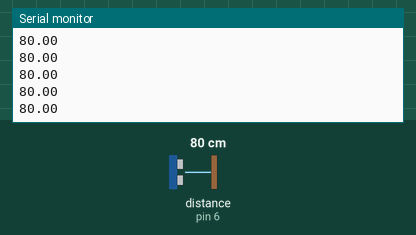
Bench run of a sketch on a simulated Arduino Uno, built with avr-gcc and run on an emulated ATmega328P. Parts: the last lines printed to the serial monitor. The test bench sets the inputs (shaded band); at power-on: distance to the obstacle (sensor on pin 6) 80 cm. The echo pulse lasts 58.3 µs per cm.

Above: at 1.2 s.
1.3 s: distance to the obstacle (sensor on pin 6) set to 2 cm
At 1.38 s:
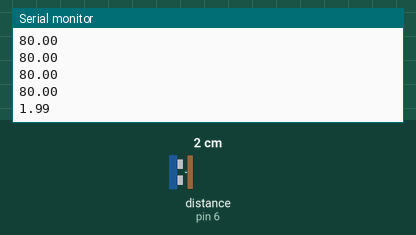
2.8 s: distance to the obstacle (sensor on pin 6) set to 4 cm
At 2.8 s:
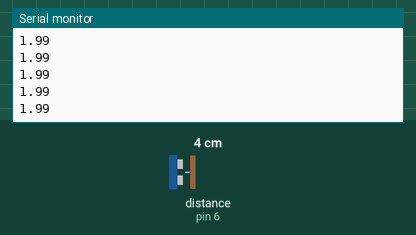
Timing chart, 0 to 5.8 s (numbered marks = the images above; inputs shaded):
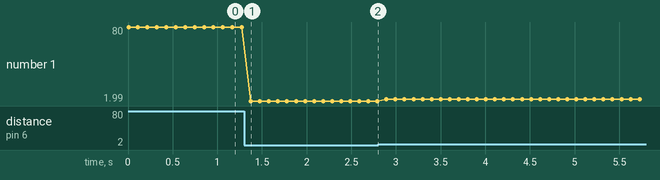

The sketch:

Ultrassom.ino
```cpp
#include <Ultrasonic.h>

#define pino_trigger 5
#define pino_echo 6
Ultrasonic ultrasonic(pino_trigger, pino_echo);

//Ultrasonic ultrassom2(10,11);

void setup() {
  Serial.begin(9600);
}

void loop() {
  //long distancia1 = ultrassom1.Ranging(CM);
  //long distancia2 = ultrassom2.Ranging(CM);
  float cmMsec1;
  long microsec = ultrasonic.timing();
  cmMsec1 = ultrasonic.convert(microsec, Ultrasonic::CM);

  Serial.println(cmMsec1);
  //Serial.println(distancia2);
  delay(100);
}
```

Measured:
- after the input at 1.3 s, the serial monitor: prints a new line after 0.08 s (image 1)
- plotted number 1: 80 → 1.99 after the input at 1.3 s, 1.99 → 3.99 after the input at 2.8 s
